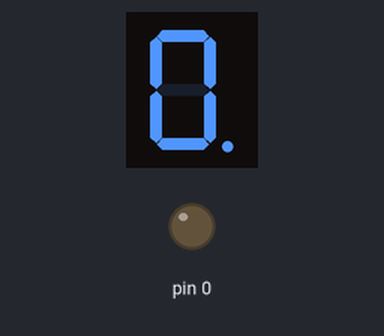
A sketch run on a simulated Arduino Uno, built with avr-gcc and run on an emulated ATmega328P. Shown: 1-digit seven-segment display, output pins drawn as LEDs (lit = HIGH). Wiring (inferred from the names in the program): 1-digit 7-segment display, segments lit when HIGH: segments pin 2, pin 3, pin 4, pin 5, pin 6, pin 7, pin 8, pin 9. The segment pins are drawn as the display they are named for; pins used as bus, display or sensor lines are not drawn.

Above: at 0.1 s.
At 1.1 s:
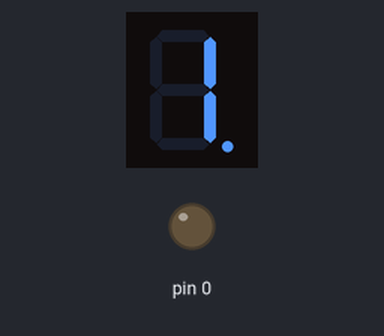
At 2.1 s:
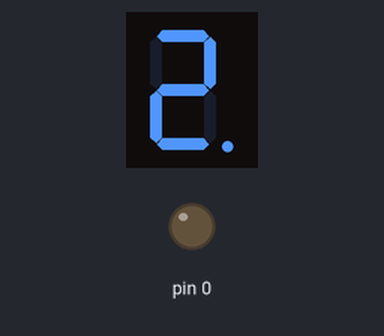
At 4.1 s:
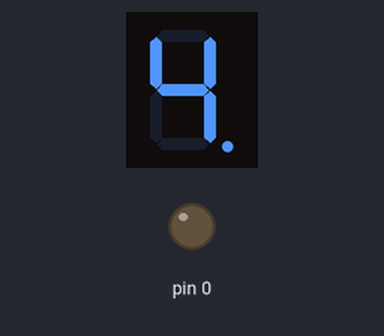
At 6.1 s:
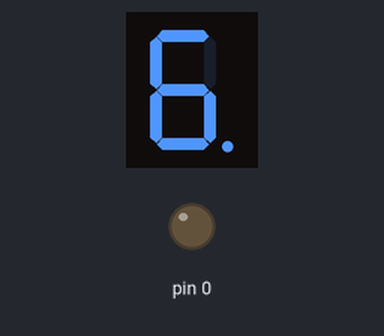
At 9.1 s:
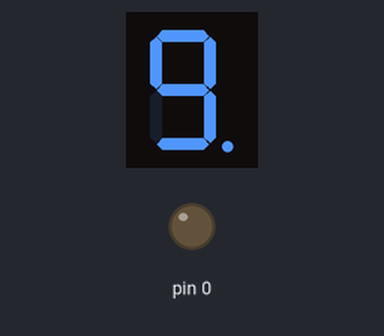

Measured:
- by itself, everything shown: repeats every 10.0 s, in 11 steps
- what the display in image 1 shows lasts 1.0 s, from 1.0 s to 2.0 s

The sketch:

Display_7segment_1.ino
```cpp
// 7 segment gösterge
const int pin[8]={2,3,4,5,6,7,8,9};
int sure = 1000;
void setup() {
for(int i=0 ; i<9 ; i++){
  pinMode(pin[i],OUTPUT);
}
}
void loop() {
for(int a= 0; a <10; a++ ){
  Rakam(a);
  digitalWrite(pin[7],LOW);


}

}
void Rakam(int rakam ){


  switch(rakam){
    case 0:
        digitalWrite(pin[0],HIGH);
        digitalWrite(pin[1],HIGH);
        digitalWrite(pin[2],HIGH);
        digitalWrite(pin[3],HIGH);
        digitalWrite(pin[4],HIGH);
        digitalWrite(pin[5],HIGH);
        digitalWrite(pin[6],LOW);
        digitalWrite(pin[7],HIGH);
        delay(sure);
        break;
    case 1:
        digitalWrite(pin[0],LOW);
        digitalWrite(pin[1],HIGH);
        digitalWrite(pin[2],HIGH);
        digitalWrite(pin[3],LOW);
        digitalWrite(pin[4],LOW);
        digitalWrite(pin[5],LOW);
        digitalWrite(pin[6],LOW);
        digitalWrite(pin[7],HIGH);
        delay(sure);
        break;
    case 2:
        digitalWrite(pin[0],HIGH);
        digitalWrite(pin[1],HIGH);
        digitalWrite(pin[2],LOW);
        digitalWrite(pin[3],HIGH);
        digitalWrite(pin[4],HIGH);
        digitalWrite(pin[5],LOW);
        digitalWrite(pin[6],HIGH);
        digitalWrite(pin[7],HIGH);
        delay(sure);
        break;
    case 3:
        digitalWrite(pin[0],HIGH);
        digitalWrite(pin[1],HIGH);
        digitalWrite(pin[2],HIGH);
        digitalWrite(pin[3],HIGH);
        digitalWrite(pin[4],LOW);
        digitalWrite(pin[5],LOW);
        digitalWrite(pin[6],HIGH);
        digitalWrite(pin[7],HIGH);
        delay(sure);
        break;
    case 4:
        digitalWrite(pin[0],LOW);
        digitalWrite(pin[1],HIGH);
        digitalWrite(pin[2],HIGH);
        digitalWrite(pin[3],LOW);
        digitalWrite(pin[4],LOW);
        digitalWrite(pin[5],HIGH);
        digitalWrite(pin[6],HIGH);
        digitalWrite(pin[7],HIGH);
        delay(sure);
        break;
    case 5:
        digitalWrite(pin[0],HIGH);
        digitalWrite(pin[1],LOW);
        digitalWrite(pin[2],HIGH);
        digitalWrite(pin[3],HIGH);
        digitalWrite(pin[4],LOW);
        digitalWrite(pin[5],HIGH);
        digitalWrite(pin[6],HIGH);
        digitalWrite(pin[7],HIGH);
        delay(sure);
        break;
    case 6:
        digitalWrite(pin[0],HIGH);
        digitalWrite(pin[1],LOW);
        digitalWrite(pin[2],HIGH);
        digitalWrite(pin[3],HIGH);
        digitalWrite(pin[4],HIGH);
        digitalWrite(pin[5],HIGH);
        digitalWrite(pin[6],HIGH);
        digitalWrite(pin[7],HIGH);
        delay(sure);
        break;
    case 7:
        digitalWrite(pin[0],HIGH);
        digitalWrite(pin[1],HIGH);
        digitalWrite(pin[2],HIGH);
        digitalWrite(pin[3],LOW);
        digitalWrite(pin[4],LOW);
        digitalWrite(pin[5],LOW);
        digitalWrite(pin[6],LOW);
        digitalWrite(pin[7],HIGH);
        delay(sure);
        break;
    case 8:
        digitalWrite(pin[0],HIGH);
        digitalWrite(pin[1],HIGH);
        digitalWrite(pin[2],HIGH);
        digitalWrite(pin[3],HIGH);
        digitalWrite(pin[4],HIGH);
        digitalWrite(pin[5],HIGH);
        digitalWrite(pin[6],HIGH);
        digitalWrite(pin[7],HIGH);
        delay(sure);
        break;
    case 9:
        digitalWrite(pin[0],HIGH);
        digitalWrite(pin[1],HIGH);
        digitalWrite(pin[2],HIGH);
        digitalWrite(pin[3],HIGH);
        digitalWrite(pin[4],LOW);
        digitalWrite(pin[5],HIGH);
        digitalWrite(pin[6],HIGH);
        digitalWrite(pin[7],HIGH);
        delay(sure);
        break;
  }
}
```
